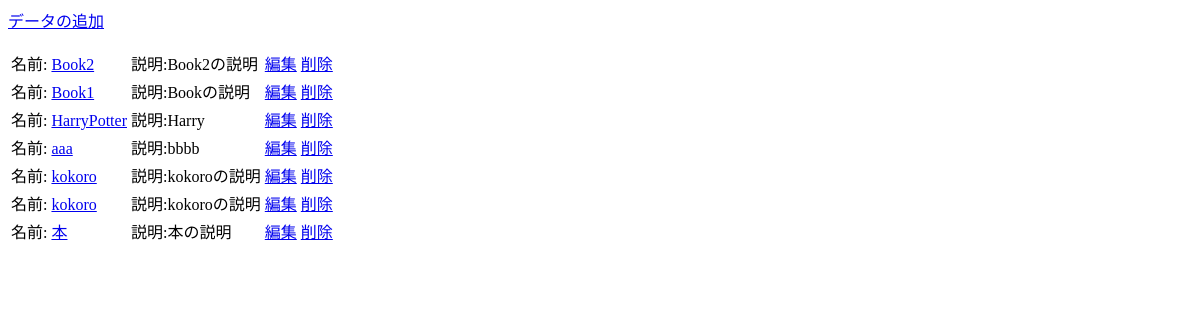
Page /store/list_books/ on the earlier database version.
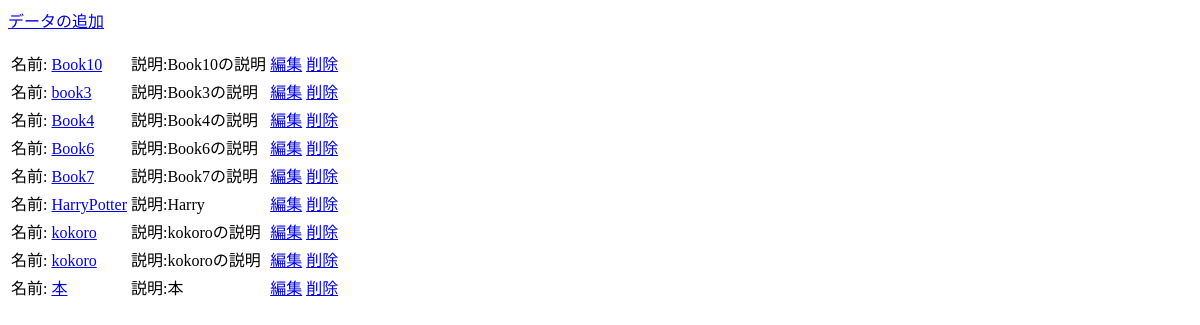
Same page on the later database version.
### store/models.py (models this page shows)
class BaseModel(models.Model):
  create_at = models.DateTimeField()
  update_at = models.DateTimeField()
  class Meta:
    abstract = True

class Books(BaseModel):
  name = models.CharField(max_length=255)
  description = models.CharField(max_length=1000)
  price = models.IntegerField()
  class Meta:
    db_table = 'books'
  def get_absolute_url(self):
    return reverse_lazy('store:detail_book', kwargs={'pk':self.pk})

### store/views.py (the view)
# urls.py: path('list_books/',BookListView.as_view(), name='list_books'),
class BookListView(ListView):
  model = Books
  template_name = 'book_list.html'
  def get_queryset(self):
      qs = super(BookListView, self).get_queryset()
      if 'name' in self.kwargs:
        qs = qs.filter(name__startswith=self.kwargs['name'])
      qs = qs.order_by('description')
      return qs

### templates/book_list.html (shortened to what this page needs)
<p><a href="{% url 'store:add_book' %}">データの追加</a></p>
<table>
  <tbody>
  {% for object in object_list %}
  <tr>
    <td>名前: <a href="{{ object.get_absolute_url }}">{{ object.name }}</a></td>
    <td>説明:{{ object.description }}</td>
    <td><a href="{% url 'store:edit_book' object.id %}">編集</a></td>
    <td><a href="{% url 'store:delete_book' object.id %}">削除</a></td>
    <td>
    </td>
  </tr>
  {% endfor %}
  </tbody>
</table>

Differences in the rows shown:
removed Books: name "Book2", description "Book2の説明"
removed Books: name "Book1", description "Bookの説明"
removed Books: name "aaa", description "bbbb"
added Books: name "Book10", description "Book10の説明"
added Books: name "book3", description "Book3の説明"
added Books: name "Book4", description "Book4の説明"
added Books: name "Book6", description "Book6の説明"
added Books: name "Book7", description "Book7の説明"
changed Books (number 9 of 9 on the later page): description "本の説明" → "本"
